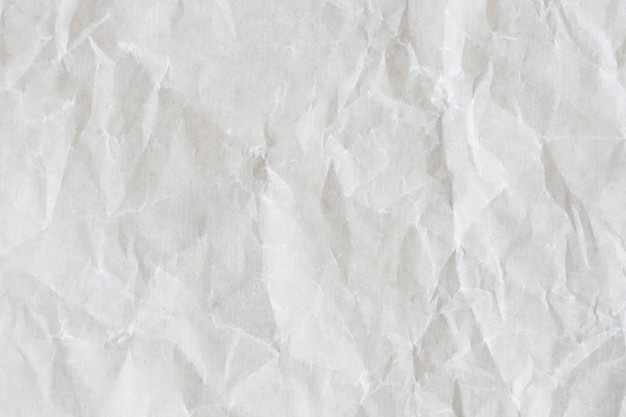
#> input picture augmentation-helpers/overlays/wrinkle/wrinkle_1.jpg, 626 x 417 px
$ python -i linear_augmentation.py   (imports and definitions only)
#> lines starting #> are read from the running program, lines starting #| are printed output that depends on the picture
#> further down, picture is the input picture: shape (417, 626, 3); mean B, G, R 214.1, 214.8, 214.6
import cv2
import numpy as np
from pathlib import Path
from affine_transform import rotation
from utility import _perspective_warp, _add_texture, _generate_shadow_coordinates
from non_linear_augmentation import distort

PATH_TO_WRINKLED_TEXTURE = Path("augmentation-helpers/overlays/wrinkle")
PATH_TO_MONITOR_TEXTURE = Path("augmentation-helpers/overlays/monitor")
PATH_TO_BG_IMAGES = Path("augmentation-helpers/background")

# [3 lines not run here, left out]


# [279 lines left out: functions add_noise, add_shadow, add_virtual_background, add_watermark, add_wrinkles, add_lcd_overlay and 3 more, not called in this run]


def scanner_like(image: np.ndarray) -> np.ndarray:
    """
    Binarizes image and thresholds it to get a photocopier/scanner like look.
    Args:
        image (np.ndarray): BGR image

    Returns:
        np.ndarray: BGR image
    """
    image_grayscale = cv2.cvtColor(image, cv2.COLOR_BGR2GRAY)
    thresh = cv2.adaptiveThreshold(
        image_grayscale, 255, cv2.ADAPTIVE_THRESH_GAUSSIAN_C, cv2.THRESH_BINARY, 11, 2
    )
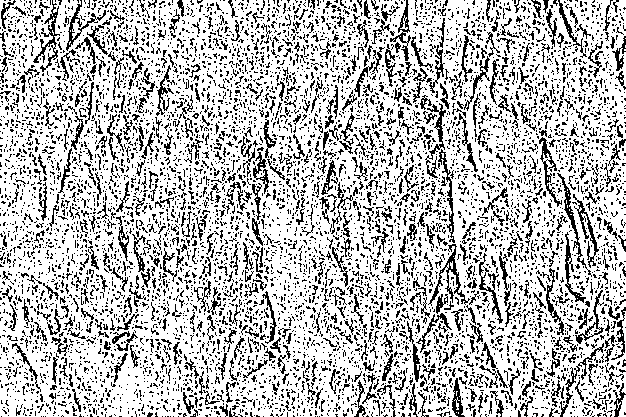
#> thresh: shape (417, 626); 74.1% white; black in thin lines or dots
    image_bgr = cv2.cvtColor(thresh, cv2.COLOR_GRAY2BGR)
#> image_bgr: shape (417, 626, 3); 74.1% white; black in thin lines or dots
    return image_bgr


# [24 lines left out: function gamma_saturation, not called in this run]

>>> import cv2
>>> picture = cv2.imread('augmentation-helpers/overlays/wrinkle/wrinkle_1.jpg')
>>> result = scanner_like(picture)
